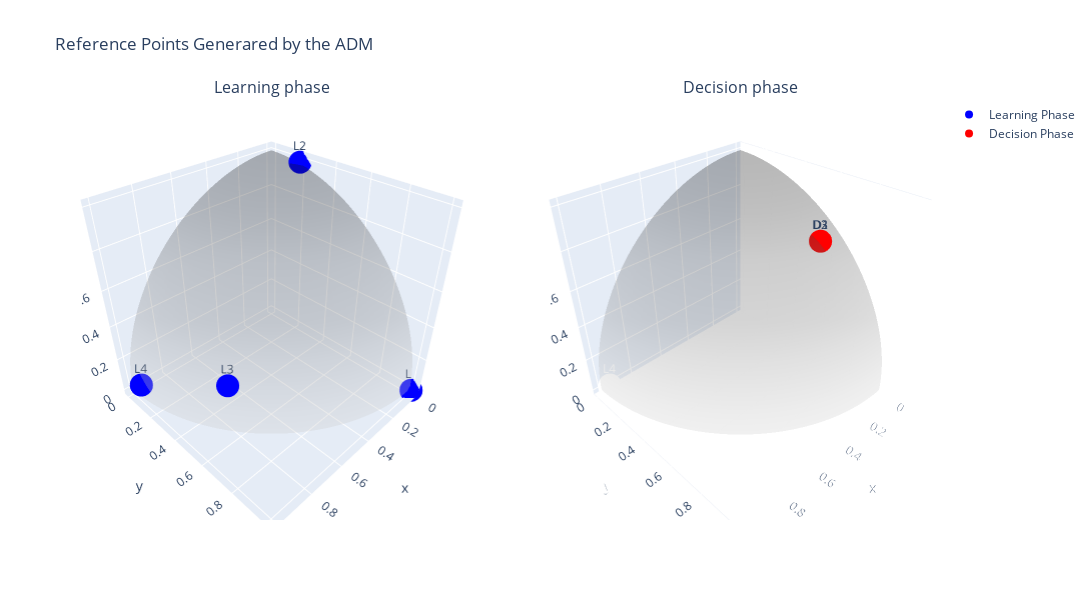

Here is the notebook cell this chart was saved with:
### Markdown cell above
## Visualization of Reference Points

Let's visualize how the ADM generates reference points throughout both phases of the optimization process. The following plot shows:

1. **Learning Phase (Left)**: The first 4 reference points (L1-L4) demonstrate how the ADM explores different regions of the Pareto front to understand the full range of available trade-offs.

2. **Decision Phase (Right)**: The subsequent 3 reference points (D1-D3) show how the ADM focuses on a specific region of interest, refining the search based on the knowledge gained during the learning phase.

The gray surface represents the Pareto front of the DTLZ2 problem, which forms a quarter-sphere in the first octant (all objectives ≥ 0). Points are labeled chronologically to show the sequence of reference point generation.

### Code cell
import plotly.graph_objects as go
import numpy as np
from plotly.subplots import make_subplots

reference_points = np.array(reference_points)
phi = np.linspace(0, np.pi/2, 50) 
theta = np.linspace(0, np.pi/2, 50)  
phi, theta = np.meshgrid(phi, theta)

x = np.cos(theta) * np.cos(phi)
y = np.cos(theta) * np.sin(phi)
z = np.sin(theta)

# Separate reference points by phase
learning_points = reference_points[:4]  # First 4 iterations
decision_points = reference_points[4:]  # Remaining iterations

# Create figure with two subplots
fig = make_subplots(
    rows=1, cols=2,
    specs=[[{'type': 'scene'}, {'type': 'scene'}]],
    subplot_titles=("Learning phase", "Decision phase")
)

# Add Pareto front to both views
fig.add_trace(
    go.Surface(x=x, y=y, z=z, colorscale='Greys', showscale=False, opacity=0.3, name='Pareto Front'),
    row=1, col=1
)
fig.add_trace(
    go.Surface(x=x, y=y, z=z, colorscale='Greys', showscale=False, opacity=0.3, name='Pareto Front'),
    row=1, col=2
)

# Add learning points
fig.add_trace(
    go.Scatter3d(
        x=learning_points[:, 0], y=learning_points[:, 1], z=learning_points[:, 2],
        mode='markers+text',
        marker=dict(size=8, color='blue'),
        text=[f'L{i+1}' for i in range(len(learning_points))],
        name='Learning Phase',
        showlegend=True
    ),
    row=1, col=1
)

# Add decision points
fig.add_trace(
    go.Scatter3d(
        x=decision_points[:, 0], y=decision_points[:, 1], z=decision_points[:, 2],
        mode='markers+text',
        marker=dict(size=8, color='red'),
        text=[f'D{i+1}' for i in range(len(decision_points))],
        name='Decision Phase',
        showlegend=True
    ),
    row=1, col=2
)

# Update layout
fig.update_layout(
    title='Reference Points Generared by the ADM',
    width=1200,
    height=600,
    showlegend=True,
)

fig.show()

### Figure 1 — Plotly figure (JSON) as saved in the notebook; plotly's stock layout.template omitted (floating-point values rounded to 4 significant figures; data arrays with more than 128 entries replaced by an {"elided": "..."} marker saying what was removed)
{"data": [{"colorscale": [[0, "rgb(255,255,255)"], [0.125, "rgb(240,240,240)"], [0.25, "rgb(217,217,217)"], [0.375, "rgb(189,189,189)"], [0.5, "rgb(150,150,150)"], [0.625, "rgb(115,115,115)"], [0.75, "rgb(82,82,82)"], [0.875, "rgb(37,37,37)"], [1, "rgb(0,0,0)"]], "name": "Pareto Front", "opacity": 0.3, "scene": "scene", "showscale": false, "type": "surface", "x": {"elided": "50x50 float values"}, "y": {"elided": "50x50 float values"}, "z": {"elided": "50x50 float values"}}, {"colorscale": [[0, "rgb(255,255,255)"], [0.125, "rgb(240,240,240)"], [0.25, "rgb(217,217,217)"], [0.375, "rgb(189,189,189)"], [0.5, "rgb(150,150,150)"], [0.625, "rgb(115,115,115)"], [0.75, "rgb(82,82,82)"], [0.875, "rgb(37,37,37)"], [1, "rgb(0,0,0)"]], "name": "Pareto Front", "opacity": 0.3, "scene": "scene2", "showscale": false, "type": "surface", "x": {"elided": "50x50 float values"}, "y": {"elided": "50x50 float values"}, "z": {"elided": "50x50 float values"}}, {"marker": {"color": "blue", "size": 8}, "mode": "markers+text", "name": "Learning Phase", "scene": "scene", "showlegend": true, "text": ["L1", "L2", "L3", "L4"], "type": "scatter3d", "x": [5.488e-18, 5.153e-18, 0.8184, 1.001], "y": [1.007, 0.1975, 0.5456, 0.1001], "z": [0, 0.9875, 0.2728, 0.1001]}, {"marker": {"color": "red", "size": 8}, "mode": "markers+text", "name": "Decision Phase", "scene": "scene2", "showlegend": true, "text": ["D1", "D2", "D3"], "type": "scatter3d", "x": [0.127, 0.127, 0.127], "y": [0.6352, 0.6352, 0.6352], "z": [0.7623, 0.7623, 0.7623]}], "layout": {"annotations": [{"font": {"size": 16}, "showarrow": false, "text": "Learning phase", "x": 0.225, "xanchor": "center", "xref": "paper", "y": 1, "yanchor": "bottom", "yref": "paper"}, {"font": {"size": 16}, "showarrow": false, "text": "Decision phase", "x": 0.775, "xanchor": "center", "xref": "paper", "y": 1, "yanchor": "bottom", "yref": "paper"}], "height": 600, "scene": {"domain": {"x": [0, 0.45], "y": [0, 1]}}, "scene2": {"domain": {"x": [0.55, 1], "y": [0, 1]}}, "showlegend": true, "title": {"text": "Reference Points Generared by the ADM"}, "width": 1200}}
